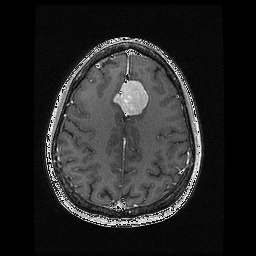
#> input picture images/brain.png, 256 x 256 px
$ python 'smoothing&blurring.py'
#> lines starting #> are read from the running program, lines starting #| are printed output that depends on the picture
import cv2
import numpy as np
from matplotlib import pyplot as plt

img=cv2.imread('images/brain.png')
#> img is the input picture: shape (256, 256, 3); min 0, max 255, mean 37.1
img=cv2.cvtColor(img, cv2.COLOR_BGR2RGB)

kernel = np.ones((5,5), np.float32)/25
homo= cv2.filter2D(img, -1, kernel)
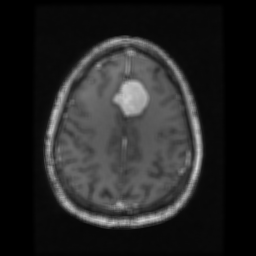
#> homo: shape (256, 256, 3); min 0, max 213, mean 37.1
blur = cv2.blur(img, (5,5))
gblur= cv2.GaussianBlur(img, (5,5), 0)
mfilter = cv2.medianBlur(img, 5)
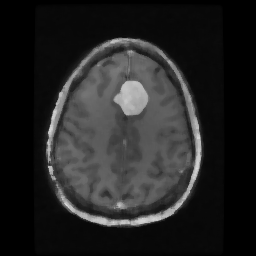
#> mfilter: shape (256, 256, 3); min 0, max 218, mean 36.3
bifilter = cv2.bilateralFilter(img, 9, 75, 75 )

titles=['image', '2D Convolution', 'Average blurring', 'Gaussian Blur', 'Median Filter', 'Bilateral Filter']
images = [img, homo, blur, gblur, mfilter, bifilter]

for i in range(6):
    plt.subplot(2,3, i+1), plt.imshow(images[i], 'gray')
    plt.title(titles[i])
    plt.xticks([]), plt.yticks([])

plt.show()

cv2.destroyAllWindows()

$ run again, with images/chessboard.png copied over images/brain.png
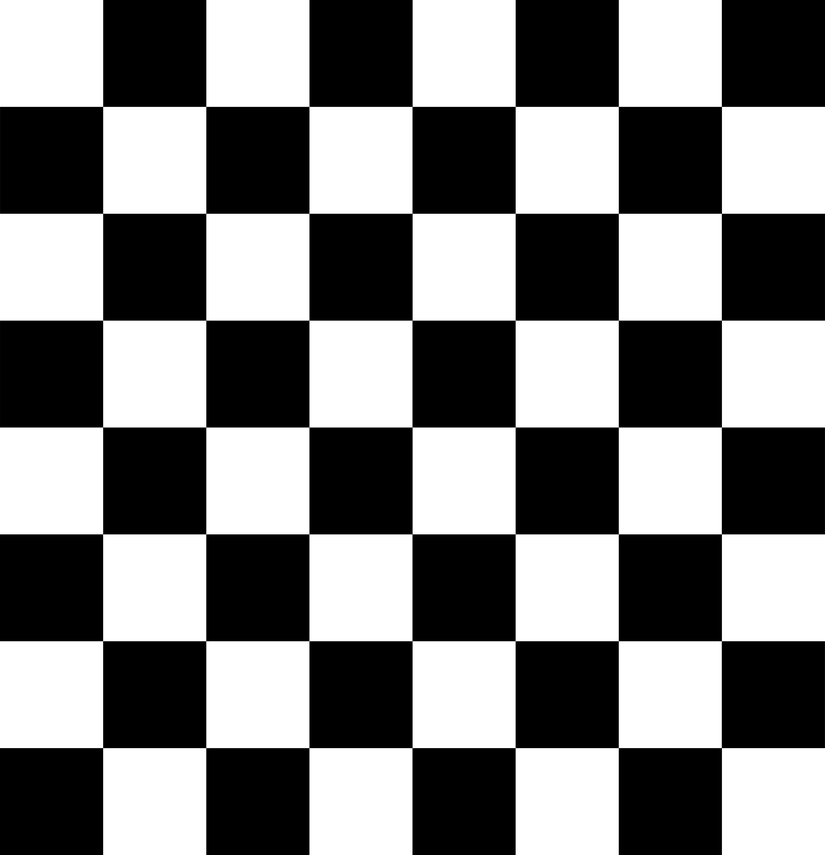
#> input picture images/chessboard.png, 825 x 855 px, shrunk from 3595 x 3723 before the run
#> img is the input picture: shape (855, 825, 3); min 0, max 255, mean 127.5
#> `homo= cv2.filter2D(img, -1, kernel)`:
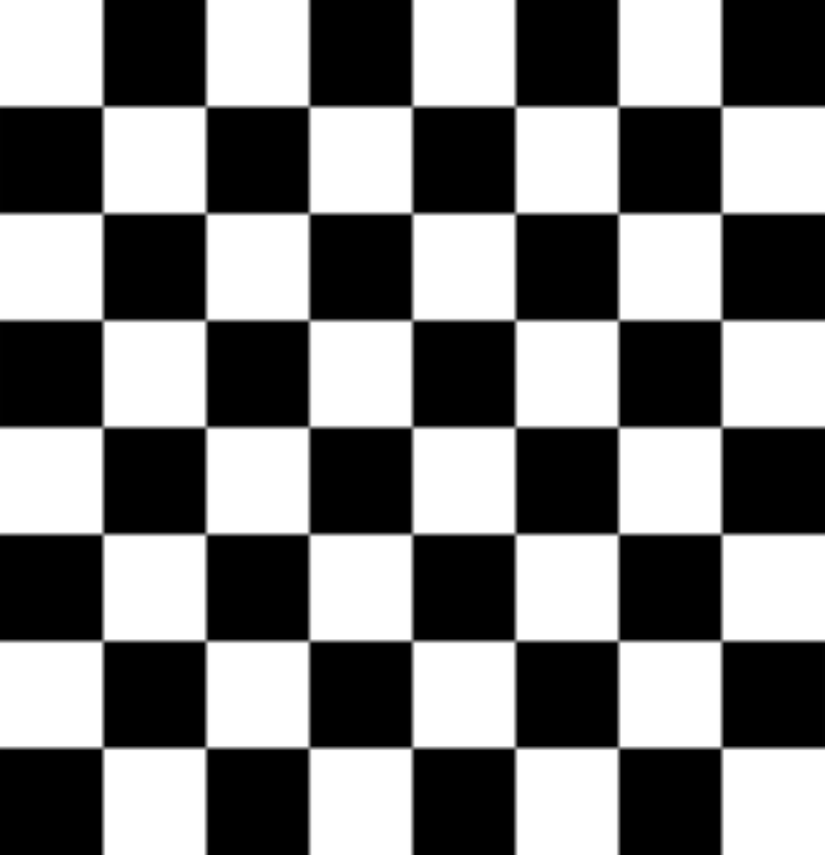
#> homo: shape (855, 825, 3); min 0, max 255, mean 127.5
